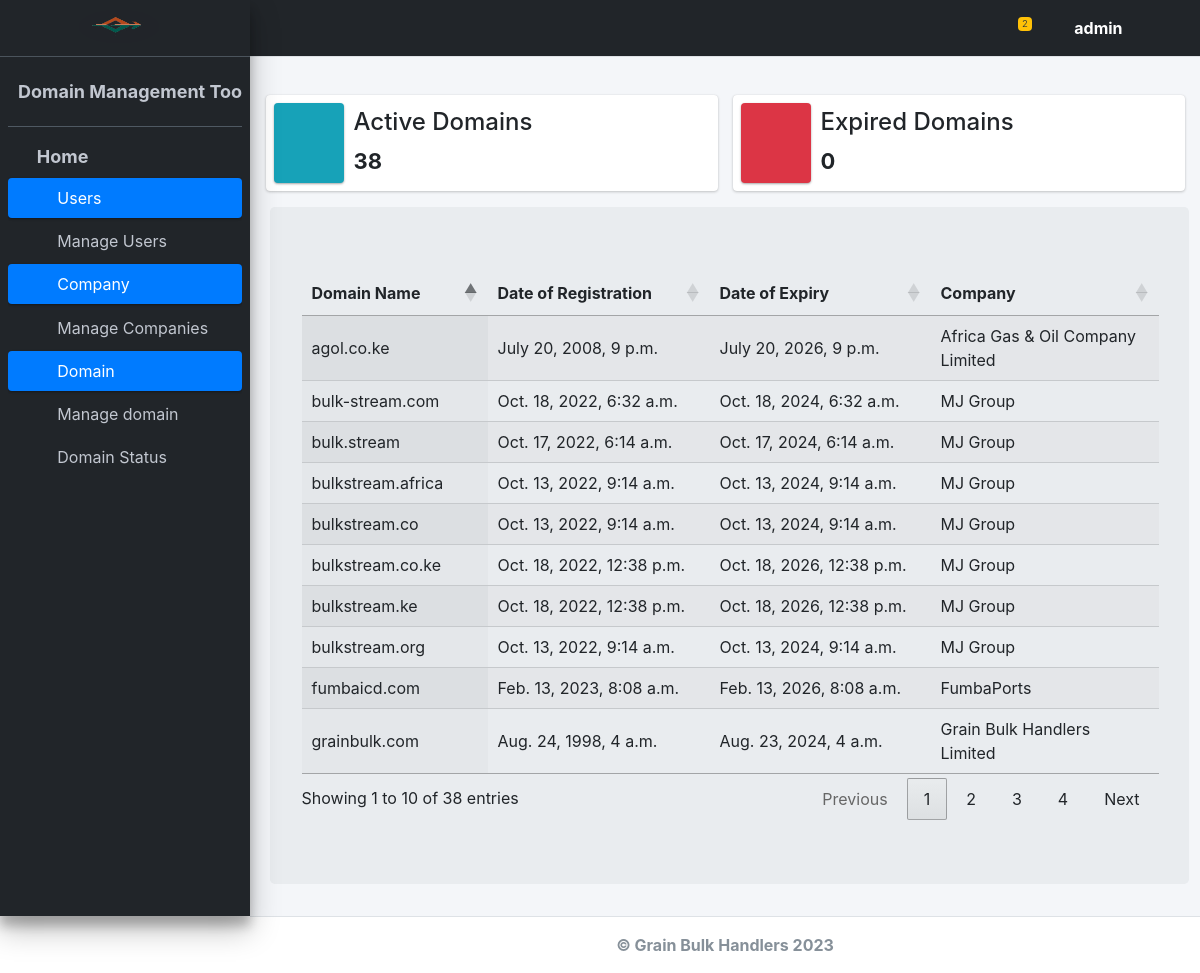
/dashboard/ (signed in), run on the app's committed database.
### domain_app/models.py (models this page shows, shortened)
class User(AbstractBaseUser, PermissionsMixin):
    email = models.EmailField(unique=True)
    username = models.CharField(max_length=30, null=True)
    is_active = models.BooleanField(default=True)
    is_staff = models.BooleanField(default=False)
    is_admin = models.BooleanField('Is admin', default=False)
    is_user = models.BooleanField('Is user', default=False)
    objects = CustomUserManager()
    USERNAME_FIELD = 'email'
    REQUIRED_FIELDS = ['username']

class Domain(models.Model):
    name = models.CharField(max_length=200)
    registration_date = models.DateTimeField(verbose_name="Date registered", null=True, blank=True)
    expiry_date = models.DateTimeField(verbose_name="Date of expiry", null=True, blank=True)
    company = models.ForeignKey(Company, on_delete=models.CASCADE)

class Company(models.Model):
    name = models.CharField(max_length=200)
    address = models.CharField(max_length=200, blank=True, null=True)
    location = models.CharField(max_length=200)
    def __str__(self):
        return self.name

### domain_app/views.py (the view)
# urls.py: path("dashboard/", views.dashboard, name="dashboard"),
@login_required(login_url="signin")
def dashboard(request):
    active_domains = Domain.objects.filter(expiry_date__gte=date.today()).count()
    expired_domains = Domain.objects.filter(expiry_date__lt=date.today()).count()
    context = {
        'active_domains': active_domains,
        'expired_domains': expired_domains,
        'domains': Domain.objects.all(),
    }
    return render(request, 'dashboard.html', context)

### domain_app/templates/dashboard.html (shortened to what this page needs)
{%load static%}
<!DOCTYPE html>
<html lang="en">
<head>
  <link rel="stylesheet" href="{%static 'plugins/fontawesome-free/css/all.min.css' %}">
  <link rel="stylesheet" href="https://maxst.icons8.com/vue-static/landings/line-awesome/line-awesome/1.3.0/css/line-awesome.min.css">
  <link rel="stylesheet" href="http://code.ionicframework.com/ionicons/2.0.1/css/ionicons.min.css">
  <link rel="stylesheet" href="{%static 'dist/css/adminlte.min.css' %}">
  <link href="https://cdn.datatables.net/1.13.7/css/jquery.dataTables.min.css" rel="stylesheet">
  <link rel="stylesheet" type="text/css" href="https://cdn.datatables.net/1.11.6/css/jquery.dataTables.css">
</head>
<body class="hold-transition sidebar-mini">
<div class="wrapper">
  <nav class="main-header navbar navbar-expand navbar-white" style="background-color:#212529;">
    <ul class="navbar-nav" style="color:white">
      <li class="nav-item">
        <a class="nav-link" data-widget="pushmenu" href="#" style="color:white"><i class="fas fa-bars"></i></a>
      </li>
    </ul>
    <ul class="navbar-nav ml-auto">
      <li class="nav-item dropdown">
        <a class="nav-link" data-toggle="dropdown" href="#">
            <i class="far fa-bell" style="color:white; font-size:20px;"></i>
            <span class="badge badge-warning navbar-badge" id="domainCountBadge"></span>
        </a>
    </li>
      <li class="nav-item dropdown">
        <a class="nav-link" data-toggle="dropdown" href="#"  style="color:white">
          <i class="far fa-user"></i>&nbsp;
          <strong >{{request.user.username}}</strong>&nbsp;
          <i class="fas fa-caret-down"></i>
        </a>
      </li>
      <li class="nav-item">
        <a class="nav-link" data-widget="control-sidebar" data-slide="true" href="#"></a>
      </li>
    </ul>
  </nav>
  <aside class="main-sidebar sidebar-dark-primary elevation-4">
    <a href="index3.html" class="brand-link" style="display: flex; justify-content: center; align-items: center;">
      <img src="{%static 'images/gbhllogo.jpg' %}"  class="brand-image img-circle"
           style="height:210px; width:80px">
      <span class="brand-text font-weight-light">&nbsp; &nbsp;</span>
    </a>
    <div class="sidebar">
      <div class="user-panel mt-3 pb-3 mb-3 d-flex">
        <div class="info">
          <a href="#" class="d-block" style="font-weight: bold; font-size: 18px;" >Domain Management Tool</a>
        </div>
      </div>
      <nav class="mt-2">
        <ul class="nav nav-pills nav-sidebar flex-column" data-widget="treeview" role="menu" data-accordion="false">
               <li class="nav-item has-treeview menu-open mb-2">
                <a href="#" class="d-block" style="font-weight: bold; font-size: 18px;">
                  <i class="nav-icon fas fa-home"></i>Home</a>
              </li>
              {% if user.is_authenticated and user.is_admin %}
            <li class="nav-item has-treeview menu-open">
              <a href="#" class="nav-link active">
                <i class="nav-icon fas fa-user"></i>
                <p>
                  Users
                  <i class="right fas fa-angle-left"></i>
                </p>
              </a>
              <ul class="nav nav-treeview">
                <li class="nav-item">
                  <a href="{% url 'users' %}" class="nav-link">
                    <i class="far fa-circle nav-icon"></i>
                    <p>Manage Users</p>
                  </a>
                </li>
              </ul>
          </li>
            {% endif %}
          <li class="nav-item has-treeview menu-open">
            <a href="#" class="nav-link active">
              <i class="nav-icon fas fa-building"></i>
              <p>
                Company
                <i class="right fas fa-angle-left"></i>
              </p>
            </a>
            <ul class="nav nav-treeview">
              <li class="nav-item">
                <a href="{% url 'lists' %}" class="nav-link">
                  <i class="far fa-circle nav-icon"></i>
                  <p>Manage Companies</p>
                </a>
              </li>
            </ul>
          </li>
          <li class="nav-item has-treeview menu-open">
            <a href="#" class="nav-link active">
              <i class="nav-icon fas fa-server"></i>
              <p>
                Domain
                <i class="right fas fa-angle-left"></i>
              </p>
            </a>
            <ul class="nav nav-treeview">
              <li class="nav-item">
                <a href="{% url 'domain' %}" class="nav-link">
                  <i class="far fa-circle nav-icon"></i>
                  <p>Manage domain</p>
                </a>
              </li>
              <li class="nav-item">
                <a href="{% url 'domain_status'%}" class="nav-link">
                  <i class="far fa-circle nav-icon"></i>
                  <p>Domain Status</p>
                </a>
              </li>
              <li class="nav-item">
                <a href="./index3.html" class="nav-link">
                </a>
              </li>
            </ul>
          </li>
        </ul>
      </nav>
    </div>
  </aside>
  <div class="content-wrapper">
    <div class="content-header">
    </div>
    <div class="content">
      <div class="container-fluid">
        <div class="row">
          <div class="col-6">
              <div class="info-box">
                <span class="info-box-icon bg-info elevation-1"><i class="fas fa-check-circle"></i></span>
                  <div class="info-box-content">
                    <span class="info-box-text "><h4 class="fw-bold">Active Domains</h4></span>
                      <span class="info-box-number" style="font-size: 22px;">{{ active_domains }}</span>
                  </div>
              </div>
          </div>
          <div class="col-6">
              <div class="info-box mb-3">
                <span class="info-box-icon bg-danger elevation-1"><i class="fas fa-exclamation-circle"></i></span>
                  <div class="info-box-content">
                      <span class="info-box-text fw-bold"><h4 class="fw-bold">Expired Domains</h4></span>
                      <span class="info-box-number" style="font-size: 22px;">{{ expired_domains }}</span>
                  </div>
              </div>
          </div>
      </div>
        <div class="row">
        <div class="col-lg-12 mx-1">
            <div class="jumbotron" >
                <table class="display" id="domainTable" >
                    <thead class="border-bottom font-weight-bold">
                        <tr>
                            <td> Domain Name </td>
                            <td> Date of Registration</td>
                            <td> Date of Expiry</td>
                            <td> Company</td>
                        </tr>
                    </thead>
                    <tbody>
                        {% for domain in domains %}
                        <tr>
                            <td > {{ domain.name }} </td>
                            <td class="date"> {{ domain.registration_date }} </td>
                            <td class="date expiry-date"> {{ domain.expiry_date }} </td>
                            <td > {{ domain.company }} </td>
                        </tr>
                        {% endfor %}
                    </tbody>
                </table>
            </div>
        </div>
        </div>
        </div>
      </div>
    </div>
  </div>
  <footer class="main-footer d-flex justify-content-center align-items-center">
    <div>
        <strong>&copy; Grain Bulk Handlers 2023</strong>
    </div>
</footer>
</body>
</html>

### domain_app/templates/dashboard.html (style rules this page uses)
.date { white-space: nowrap; }

### data on the page
User: user.username "admin"
Domain: name "fumbaicd.com", registration_date "Feb. 13, 2023, 8:08 a.m.", expiry_date "Feb. 13, 2026, 8:08 a.m.", company "FumbaPorts"
Domain: name "bulkstream.co.ke", registration_date "Oct. 18, 2022, 12:38 p.m.", expiry_date "Oct. 18, 2026, 12:38 p.m.", company "MJ Group"
Domain: name "bulkstream.ke", registration_date "Oct. 18, 2022, 12:38 p.m.", expiry_date "Oct. 18, 2026, 12:38 p.m.", company "MJ Group"
Domain: name "bulk.stream", registration_date "Oct. 17, 2022, 6:14 a.m.", expiry_date "Oct. 17, 2024, 6:14 a.m.", company "MJ Group"
Domain: name "bulkstream.africa", registration_date "Oct. 13, 2022, 9:14 a.m.", expiry_date "Oct. 13, 2024, 9:14 a.m.", company "MJ Group"
Domain: name "bulkstream.co", registration_date "Oct. 13, 2022, 9:14 a.m.", expiry_date "Oct. 13, 2024, 9:14 a.m.", company "MJ Group"
Domain: name "bulk-stream.com", registration_date "Oct. 18, 2022, 6:32 a.m.", expiry_date "Oct. 18, 2024, 6:32 a.m.", company "MJ Group"
Domain: name "bulkstream.org", registration_date "Oct. 13, 2022, 9:14 a.m.", expiry_date "Oct. 13, 2024, 9:14 a.m.", company "MJ Group"
Domain: name "agol.co.ke", registration_date "July 20, 2008, 9 p.m.", expiry_date "July 20, 2026, 9 p.m.", company "Africa Gas & Oil Company Limited"
Domain: name "grainbulk.com", registration_date "Aug. 24, 1998, 4 a.m.", expiry_date "Aug. 23, 2024, 4 a.m.", company "Grain Bulk Handlers Limited"

### other printed values
{{ active_domains }} "38"
{{ expired_domains }} "0"
